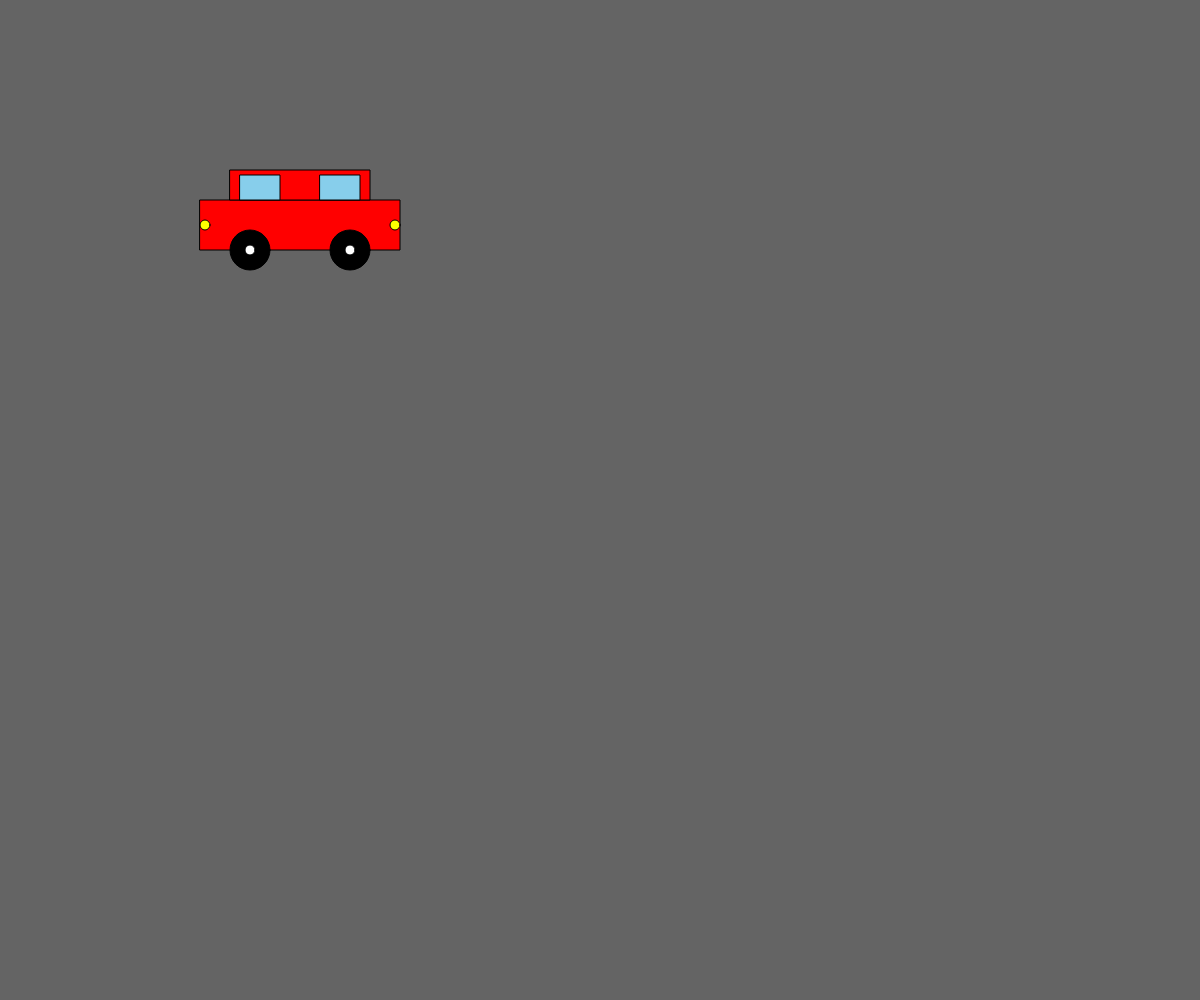
Frame 1 (no input)
Frame 60 (no input): identical to frame 1, image omitted
Frame 120 (the mouse pressed at the canvas centre since frame 60): identical to frame 1, image omitted

The p5.js sketch that drew this single still picture (run headless with seeded random() and noise() and a simulated clock; from frame 60 on, the mouse is pressed at the canvas centre):

// p5.js sketch
// ── sketch.js
function setup() {
  createCanvas(windowWidth, windowHeight);
}

function draw() {
  background(100, 100, 100);
  drawCar(200, 200);
}

function drawCar(x, y) {
  // Car body
  fill(255, 0, 0);
  rect(x, y, 200, 50);
  rect(x + 30, y - 30, 140, 30);
  
  // Car tinted windows
  fill(135, 206, 235);
  rect(x + 40, y - 25, 40, 25);
  rect(x + 120, y - 25, 40, 25);
  
  // Yellow car headlights
  fill(255, 255, 0);
  ellipse(x + 5, y + 25, 10, 10);
  ellipse(x + 195, y + 25, 10, 10);
  
  // Car wheels
  fill(0);
  ellipse(x + 50, y + 50, 40, 40);
  ellipse(x + 150, y + 50, 40, 40);
  
  // Car rims
  fill(255);
  ellipse(x + 50, y + 50, 10, 10);
  ellipse(x + 150, y + 50, 10, 10);
}
